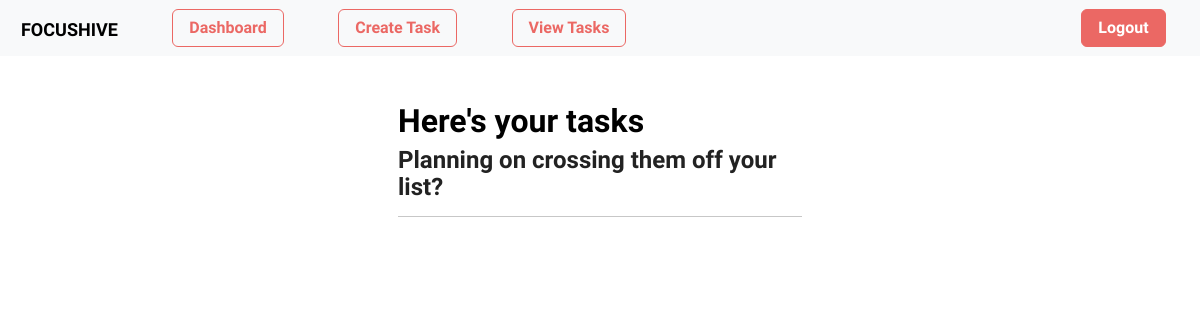
/view-task (signed in), run on an earlier commit of the app's database.
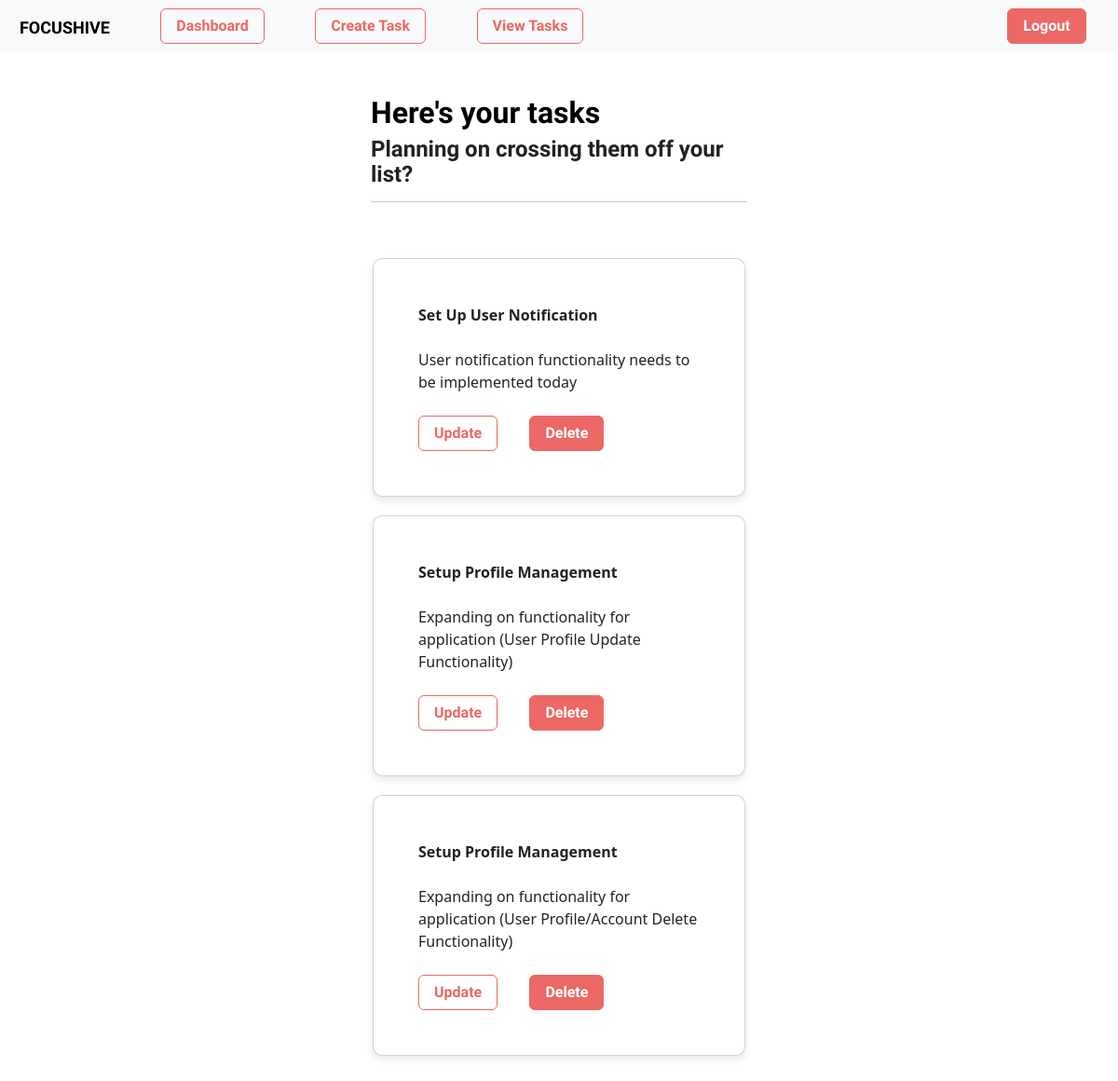
And on a later commit of the database.
### todo/models.py (models this page shows)
class Task(models.Model):
    title = models.CharField(max_length=100, null=True)
    content = models.CharField(max_length=1000, null=True, blank=True)
    date_posted = models.DateTimeField(auto_now_add=True, null=True)
    user = models.ForeignKey(User, max_length=10, on_delete=models.CASCADE, null=True)

### todo/views.py (the view)
# urls.py: path('view-task', views.viewTask, name='view-task'),
@login_required(login_url="login")
def viewTask(request):
    current_user = request.user.id
    task = Task.objects.all().filter(user=current_user)
    context = {'task' : task}
    return render(request, 'profile/view-task.html', context=context)

### templates/profile/view-task.html (shortened to what this page needs)
{% load static %}
{% load crispy_forms_tags %}
<!DOCTYPE html>
<html>
    <head>
        <link rel="stylesheet" href="https://cdn.jsdelivr.net/npm/bootstrap@5.3.3/dist/css/bootstrap.min.css">
        <link rel="stylesheet" href="https://bootswatch.com/5/journal/bootstrap.min.css">
        <link rel="stylesheet" href="{% static 'css/styles.css' %}">
    </head>
<body>
     {% include 'profile/base.html' %}
    <div class="container bg-white shadow-md p-5 form-layout read-task-clean">
        <h2>Here's your tasks</h2>
        <h4>Planning on crossing them off your list?</h4>
        <hr>
        <br>
        {% for tsk in task %}
            <div class="container bg-white shadow-md p-5 form-layout card">
                <strong>{{tsk.title}}</strong>
                <br>
                {{tsk.content}}
                <br><br>
                <div>
                    <a class="btn btn-outline-primary navbar-btn btn-inline-space" type="button" href="{% url 'update-task' tsk.id tsk.title %}">Update</a>
                    <a class="btn btn-primary navbar-btn" type="button" href="{% url 'delete-task' tsk.id tsk.title %}">Delete</a>
                </div>
            </div>
        {% endfor %}
    </div>
     <br>
</body>
</html>

### templates/profile/base.html (shortened to what this page needs)
<nav class=" navbar-user-restricted navbar navbar-expand-lg navbar-light bg-light justify-content-center">
    <div class="container-fluid">
    <a class="navbar-brand main-heading">&nbsp; Focushive</a>
    <div class="collapse navbar-collapse text-center" id="navbarNavDropdown">
        <ul class="navbar-nav gap-3">
            <li class="nav-item">
                <a class="btn btn-outline-primary navbar-btn" type="button" href="{% url 'dashboard' %}">Dashboard</a>
            </li>
            <li class="nav-item">
                <a class="btn btn-outline-primary navbar-btn" type="button" href="{% url 'create-task' %}">Create Task</a>
            </li>
            <li class="nav-item">
                <a class="btn btn-outline-primary navbar-btn" type="button" href="{% url 'view-task' %}">View Tasks</a>
            </li>
        </ul>
        <ul class="navbar-nav ms-auto">
            <li class="nav-item">
                <a class="btn btn-primary navbar-btn" type="button" href="{% url 'user-logout' %}">Logout</a>
            </li>
        </ul>
    </div>
</div>
</nav>

### static/css/styles.css (style rules this page uses)
.container.form-layout { border-radius: 10px; width: 500px; }
h2 { color: black; }
.card { border-radius: 16px; box-shadow: 0 4px 8px rgba(0, 0, 0, 0.1); padding: 20px; max-width: 400px; margin: 20px auto; }
.btn-inline-space { margin-right: 30px; }

What changed in the data, as far as the page shows it:
added Task: title "Set Up User Notification", content "User notification functionality needs to be implemented today"
added Task: title "Setup Profile Management", content "Expanding on functionality for application (User Profile Update Functionality)"
added Task: title "Setup Profile Management", content "Expanding on functionality for application (User Profile/Account Delete Functionality)"
